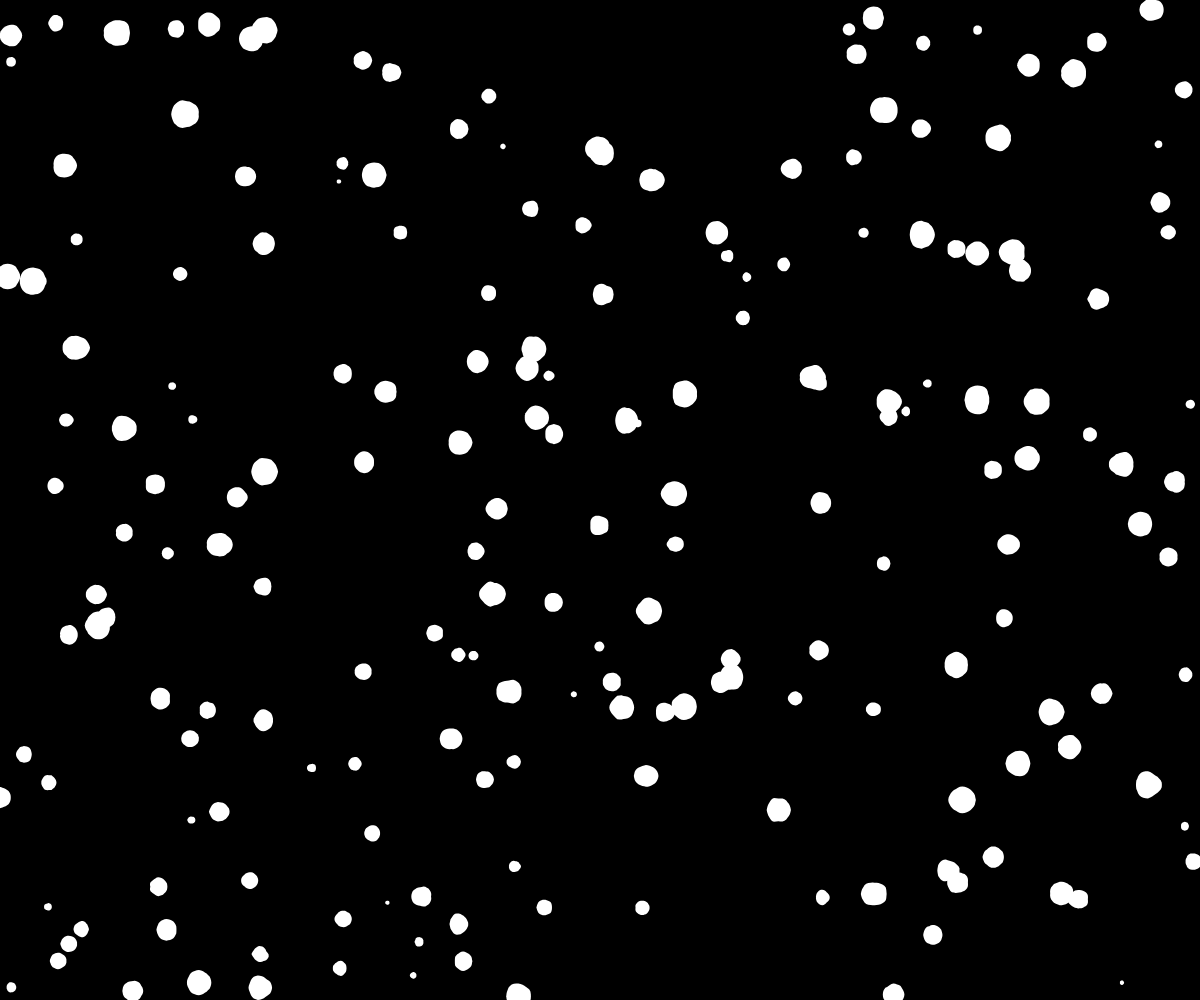
Frame 1 (no input)
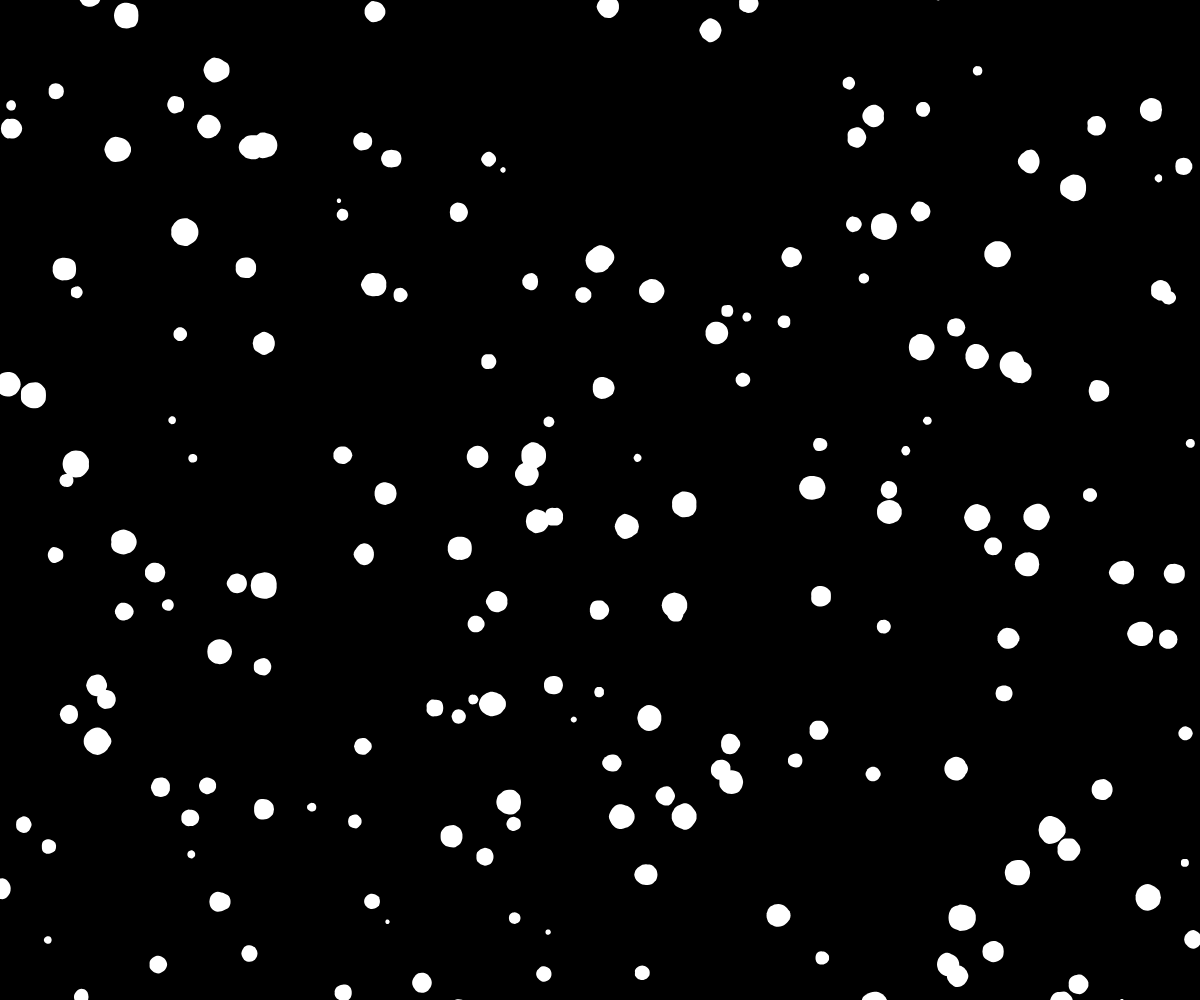
Frame 60 (no input)
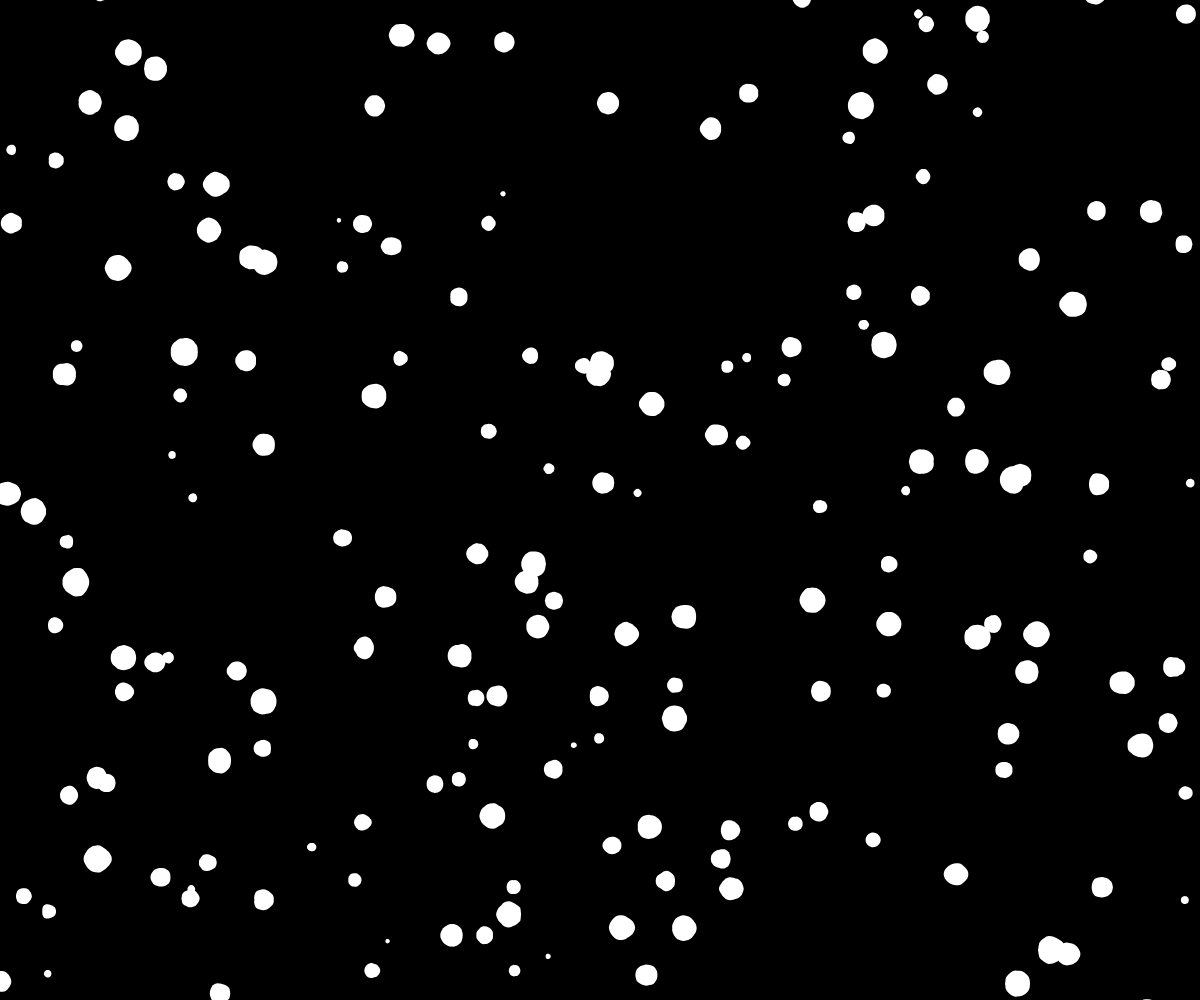
Frame 120 (the mouse pressed at the canvas centre since frame 60)

The p5.js sketch that drew these frames (run headless with seeded random() and noise() and a simulated clock; from frame 60 on, the mouse is pressed at the canvas centre):

// p5.js sketch
// ── sketch.js
let blobs = [];

function setup() {
    createCanvas(windowWidth, windowHeight);
    angleMode(DEGREES);
    for (let i=0; i<200; i++){
        blobs.push(new Blobby());
    }
    noStroke();
    // blob = new Blobby();
}

function draw() {
    background(0);
    // circle(100,100,50)

    for (let blob of blobs){
        blob.display();
        blob.update();
    }
}

// ── blobby.js
class Blobby{
    constructor(){
        this.reset();
        this.position = createVector(random(0, width), random(0, height));
    }

    applyForce(force){
        this.accleration.add(force);
    }

    update(){
        this.velocity.add(this.acceleration);
        this.position.add(this.velocity);
        this.acceleration.mult(0);

        this.checker();
    }

    display(){
        beginShape();
        for (let i=0; i<=360; i+=10){
            let noise_x = sin(i)+this.offset;
            let noise_y = cos(i);

            let length = map(noise(noise_x, noise_y, frameCount*0.01), 0, 1, 0.7, 1)*this.radius;

            let x = this.position.x + length*sin(i);
            let y = this.position.y + length*cos(i);

            vertex(x,y);
        }

        endShape(CLOSE);
    }

    reset(){
        this.mass = this.random_mass();
        this.radius = this.mass*8;
        this.position = createVector(random(0, width), random(-100, 0));
        this.velocity = createVector(0, this.mass);
        this.acceleration = createVector(0, 0);
        this.offset = random(100, 1000);
    }

    random_mass(){
        let a = random(0.2, 2);
        let b = random(0.2, 2);
        while(a > b){
            a = random(0.2, 2);
            b = random(0.2, 2);
        }
        return b;
    }

    checker(){
        if ((this.position.y - this.radius) > height){
            this.reset();
        }
    }
}
